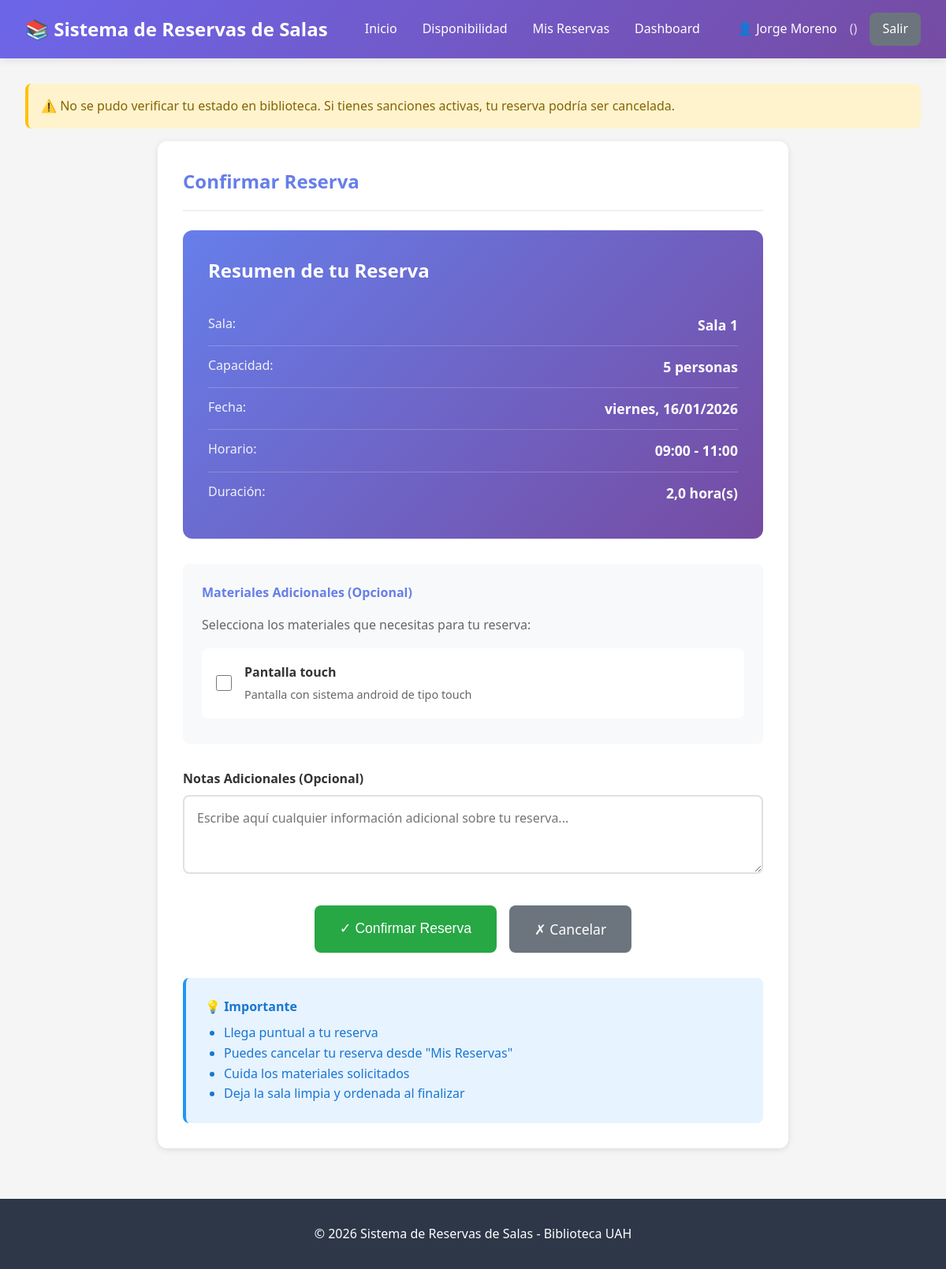
/reservas/reservar/1/93/2026-01-16/ (signed in), run on the app's committed database.
### reservas/models.py (models this page shows, shortened)
class Room(models.Model):
    name = models.CharField(max_length=100, verbose_name="Nombre de la sala")
    capacity = models.PositiveIntegerField(verbose_name="Capacidad (personas)")
    location = models.CharField(max_length=200, verbose_name="Ubicación")
    available_materials = models.ManyToManyField(
        Material,
        blank=True,
        verbose_name="Materiales disponibles",
        related_name="rooms"
    )
    is_public = models.BooleanField(
        default=True,
        verbose_name="Sala pública",
        help_text="Si está desmarcado, solo el admin puede reservar esta sala"
    )
    is_active = models.BooleanField(default=True, verbose_name="Activa")
    created_at = models.DateTimeField(auto_now_add=True)
    updated_at = models.DateTimeField(auto_now=True)
    class Meta:
        verbose_name = "Sala"
        verbose_name_plural = "Salas"
        ordering = ['name']

class TimeBlock(models.Model):
    DAYS_OF_WEEK = [
        ('monday', 'Lunes'),
        ('tuesday', 'Martes'),
        ('wednesday', 'Miércoles'),
        ('thursday', 'Jueves'),
        ('friday', 'Viernes'),
        ('saturday', 'Sábado'),
        ('sunday', 'Domingo'),
    ]
    name = models.CharField(
        max_length=50,
        verbose_name="Nombre del bloque",
        help_text="Ej: Bloque 1, Bloque Mañana, Sábado Tarde"
    )
    day_of_week = models.CharField(
        max_length=10,
        choices=DAYS_OF_WEEK,
        verbose_name="Día de la semana",
        help_text="Día al que aplica este bloque horario"
    )
    start_time = models.TimeField(verbose_name="Hora inicio")
    end_time = models.TimeField(verbose_name="Hora fin")
    is_active = models.BooleanField(default=True, verbose_name="Activo")
    created_at = models.DateTimeField(auto_now_add=True)
    updated_at = models.DateTimeField(auto_now=True)
    class Meta:
        verbose_name = "Bloque Horario"
        verbose_name_plural = "Bloques Horarios"
        ordering = ['day_of_week', 'start_time']
        unique_together = ['day_of_week', 'start_time', 'end_time']
    def duration_hours(self):
        from datetime import datetime
        start = datetime.combine(datetime.today(), self.start_time)
        end = datetime.combine(datetime.today(), self.end_time)
        duration = end - start
        return duration.total_seconds() / 3600

class Material(models.Model):
    name = models.CharField(max_length=100, verbose_name="Nombre")
    description = models.TextField(blank=True, verbose_name="Descripción")
    is_active = models.BooleanField(default=True, verbose_name="Activo")
    created_at = models.DateTimeField(auto_now_add=True)
    updated_at = models.DateTimeField(auto_now=True)
    class Meta:
        verbose_name = "Material"
        verbose_name_plural = "Materiales"
        ordering = ['name']

### reservas/views.py (the view, shortened to what this page needs)
# urls.py: path('reservar/<int:room_id>/<int:timeblock_id>/<str:date>/', views.reservar, name='reservar'),
@login_required
@user_can_reserve
def reservar(request, room_id, timeblock_id, date):
    print(f"=== DEBUG RESERVAR ===")
    print(f"User: {request.user.username}")
    print(f"Has profile: {hasattr(request.user, 'profile')}")
    if hasattr(request.user, 'profile'):
        print(f"Role: {request.user.profile.role.name}")
        print(f"Can reserve: {request.user.profile.role.can_reserve}")
    print(f"Room ID: {room_id}, Block ID: {timeblock_id}, Date: {date}")
    sala = get_object_or_404(Room, pk=room_id, is_active=True)
    bloque = get_object_or_404(TimeBlock, pk=timeblock_id, is_active=True)
    print(f"Sala: {sala.name}, es pública: {sala.is_public}")
    print(f"Bloque: {bloque.name}")
    if not user_can_access_room(request.user, sala):
        print(">>> FALLO: No tiene permisos para esta sala")
        messages.error(request, 'No tienes permisos para reservar esta sala (solo personal autorizado)')
        return redirect('reservas:disponibilidad')
    try:
        fecha = datetime.strptime(date, '%Y-%m-%d').date()
    except ValueError:
        messages.error(request, 'Fecha inválida')
        return redirect('reservas:disponibilidad')
    reglas = ReservationRules.objects.first()
    if fecha < timezone.now().date():
        print(">>> FALLO: Fecha pasada")
        messages.error(request, 'No puedes reservar en fechas pasadas')
        return redirect('reservas:disponibilidad')
    max_dias = reglas.max_days_in_advance if reglas else 2
    if fecha > timezone.now().date() + timedelta(days=max_dias):
        print(f">>> FALLO: Más de {max_dias} días anticipación")
        messages.error(request, f'No puedes reservar con más de {max_dias} días de anticipación')
        return redirect('reservas:disponibilidad')
    if Reservation.objects.filter(
        room=sala,
        date=fecha,
        time_block=bloque,
        status__in=['pending', 'confirmed']
    ).exists():
        print(">>> FALLO: Ya reservado")
        messages.error(request, 'Este horario ya está reservado')
        return redirect('reservas:disponibilidad')
    if RoomUnavailability.objects.filter(
        Q(room=sala, date=fecha, time_block=bloque) |
        Q(room=sala, date=fecha, time_block__isnull=True)
    ).exists():
        print(">>> FALLO: Horario bloqueado")
        messages.error(request, 'Este horario no está disponible')
        return redirect('reservas:disponibilidad')
    max_horas = reglas.max_hours_per_day if reglas else 2
    if hasattr(request.user, 'profile'):
        max_horas = request.user.profile.get_max_hours_per_day()
    reservas_dia = Reservation.objects.filter(
        user=request.user,
        date=fecha,
        status__in=['pending', 'confirmed']
    )
    horas_reservadas = sum([r.time_block.duration_hours() for r in reservas_dia])
    horas_nueva_reserva = bloque.duration_hours()
    print(">>> Todas las validaciones pasaron")
    email_usuario = request.user.email
    verificacion_alma = alma_service.verificar_deudas_usuario(email_usuario)
    if verificacion_alma.get('error'):
        print(f">>> ADVERTENCIA ALMA: Error en API pero se permite reserva (fail-open)")
        messages.warning(
            request,
            '⚠️ No se pudo verificar tu estado en biblioteca. '
            'Si tienes sanciones activas, tu reserva podría ser cancelada.'
        )
    print(">>> ALMA: Usuario OK - puede reservar")
    print(">>> Método GET - Mostrando formulario de confirmación")
    context = {
        'sala': sala,
        'bloque': bloque,
        'fecha': fecha,
        'materiales_disponibles': sala.available_materials.filter(is_active=True),
    }
    return render(request, 'reservas/confirmar.html', context)

### reservas/templates/reservas/confirmar.html (shortened to what this page needs)
{% extends 'reservas/base.html' %}
{% block content %}
<div class="confirmation-card">
    <div class="card">
        <div class="card-header">
            <h2> Confirmar Reserva</h2>
        </div>
        <div class="reservation-summary">
            <h3> Resumen de tu Reserva</h3>
            <div class="summary-item">
                <span class="summary-label"> Sala:</span>
                <span class="summary-value">{{ sala.name }}</span>
            </div>
            <div class="summary-item">
                <span class="summary-label"> Capacidad:</span>
                <span class="summary-value">{{ sala.capacity }} personas</span>
            </div>
            <div class="summary-item">
                <span class="summary-label"> Fecha:</span>
                <span class="summary-value">{{ fecha|date:"l, d/m/Y" }}</span>
            </div>
            <div class="summary-item">
                <span class="summary-label"> Horario:</span>
                <span class="summary-value">{{ bloque.start_time|time:"H:i" }} - {{ bloque.end_time|time:"H:i" }}</span>
            </div>
            <div class="summary-item">
                <span class="summary-label"> Duración:</span>
                <span class="summary-value">{{ bloque.duration_hours }} hora(s)</span>
            </div>
        </div>
        <form method="post">
            {% if materiales_disponibles %}
            <div class="materials-section">
                <h4> Materiales Adicionales (Opcional)</h4>
                <p style="color: #666; margin-bottom: 1rem;">Selecciona los materiales que necesitas para tu reserva:</p>
                {% for material in materiales_disponibles %}
                <label class="material-option">
                    <input type="checkbox" name="materiales" value="{{ material.id }}">
                    <div class="material-info">
                        <div class="material-name">{{ material.name }}</div>
                        {% if material.description %}
                        <div class="material-description">{{ material.description }}</div>
                        {% endif %}
                    </div>
                </label>
                {% endfor %}
            </div>
            {% else %}
            <div style="padding: 1rem; background-color: #fff3cd; border-radius: 8px; margin-bottom: 2rem; border-left: 4px solid #ffc107;">
                <p style="color: #856404;">ℹ️ Esta sala no tiene materiales adicionales disponibles</p>
            </div>
            {% endif %}
            <div class="notes-section">
                <label for="notas" style="display: block; margin-bottom: 0.5rem; font-weight: 600; color: #333;">
                     Notas Adicionales (Opcional)
                </label>
                <textarea
                    name="notas"
                    id="notas"
                    placeholder="Escribe aquí cualquier información adicional sobre tu reserva..."
                ></textarea>
            </div>
            <div class="action-buttons">
                <button type="submit" class="btn btn-success" style="padding: 1rem 2rem; font-size: 1.1rem;">
                    ✓ Confirmar Reserva
                </button>
                <a href="{% url 'reservas:disponibilidad' %}?fecha={{ fecha|date:'Y-m-d' }}" class="btn btn-cancel" style="padding: 1rem 2rem; font-size: 1.1rem;">
                    ✗ Cancelar
                </a>
            </div>
        </form>
        <div style="margin-top: 2rem; padding: 1.5rem; background-color: #e7f3ff; border-radius: 8px; border-left: 4px solid #2196F3;">
            <h4 style="color: #1976D2; margin-bottom: 0.5rem;">💡 Importante</h4>
            <ul style="color: #1976D2; margin-left: 1.5rem;">
                <li>Llega puntual a tu reserva</li>
                <li>Puedes cancelar tu reserva desde "Mis Reservas"</li>
                <li>Cuida los materiales solicitados</li>
                <li>Deja la sala limpia y ordenada al finalizar</li>
            </ul>
        </div>
    </div>
</div>
{% endblock %}

### reservas/templates/reservas/base.html (shortened to what this page needs)
{% load static %}
<!DOCTYPE html>
<html lang="es">
<head>
</head>
<body>
    <header>
        <div class="header-container">
            <div class="logo">
                <h1>📚 Sistema de Reservas de Salas</h1>
            </div>
            <nav>
                <ul>
                    <li><a href="{% url 'reservas:index' %}">Inicio</a></li>
                    <li><a href="{% url 'reservas:disponibilidad' %}">Disponibilidad</a></li>
                    {% if user.is_authenticated %}
                    <li><a href="{% url 'reservas:mis_reservas' %}">Mis Reservas</a></li>
                    <li><a href="{% url 'reservas:dashboard' %}"> Dashboard</a></li>
                    {% endif %}
                </ul>
            </nav>
            <div class="user-info">
                {% if user.is_authenticated %}
                    <span>👤 {{ user.get_full_name|default:user.username }}</span>
                    {% if user.profile %}
                        <span style="opacity: 0.8;">({{ user.profile.role.get_name_display }})</span>
                    {% endif %}
                    <a href="{% url 'logout' %}" class="btn btn-secondary" style="padding: 0.5rem 1rem;">Salir</a>
                {% else %}
                    <a href="{% url 'login' %}?next={{ request.path }}" class="btn btn-primary" style="padding: 0.5rem 1rem;">Iniciar Sesión</a>
                {% endif %}
            </div>
        </div>
    </header>
    <div class="container">
        {% if messages %}
        <div class="messages">
            {% for message in messages %}
            <div class="alert alert-{{ message.tags }}">
                {{ message }}
            </div>
            {% endfor %}
        </div>
        {% endif %}
        {% block content %}{% endblock %}
    </div>
    <footer>
        <p>&copy; 2026 Sistema de Reservas de Salas - Biblioteca UAH</p>
    </footer>
</body>
</html>

### data on the page
Room: name "Sala 1", capacity "5"
TimeBlock: start_time "09:00", end_time "11:00", duration_hours "2,0"
Material: name "Pantalla touch", description "Pantalla con sistema android de tipo touch"

### other printed values
{{ user.get_full_name|default:user.username }} "Jorge Moreno"
{{ message }} "⚠️ No se pudo verificar tu estado en biblioteca. Si tienes sanciones activas, tu reserva podría ser cancelada."
{{ fecha|date:"l, d/m/Y" }} "viernes, 16/01/2026"
